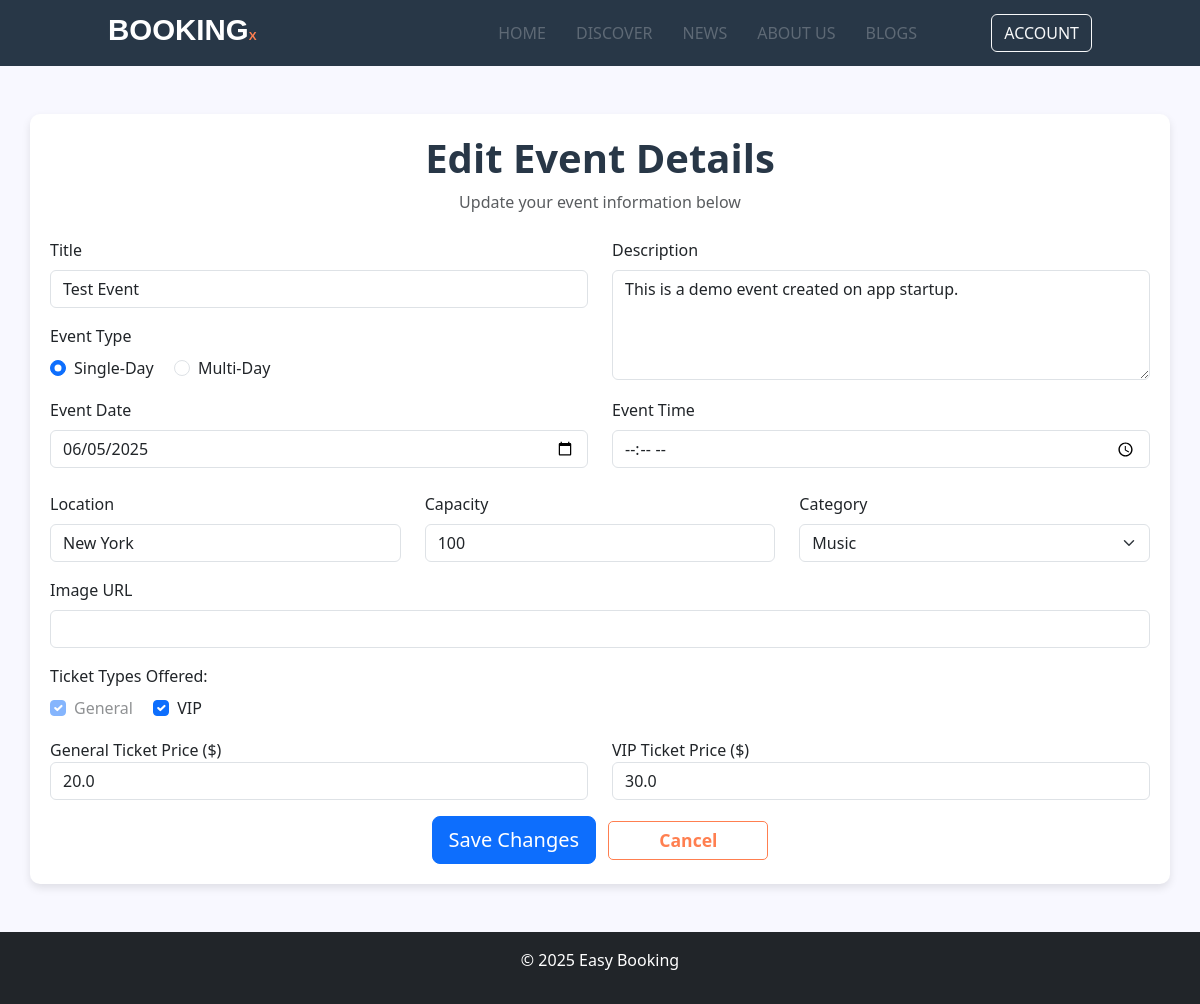
Screenshot of /edit_event/1 (signed in) with the database file from the repository.
### backend/models.py (models this page shows, shortened)
class Event(db.Model):
    __tablename__ = "event"
    id            = db.Column(db.Integer, primary_key=True)
    title         = db.Column(db.String(120), nullable=False)
    description   = db.Column(db.Text, nullable=False)
    location      = db.Column(db.String(100), nullable=False)
    date          = db.Column(db.String(50),  nullable=False)
    end_date      = db.Column(db.String(50),  nullable=True)
    time          = db.Column(db.String(20), nullable=True)
    end_time      = db.Column(db.String(20), nullable=True)
    event_type    = db.Column(db.String(20), nullable=False, default='single')  # 'single' or 'multi'
    guests_limit  = db.Column(db.Integer,     nullable=False)
    organizer_id  = db.Column(db.Integer,     db.ForeignKey("user.id"), nullable=False)
    general_price = db.Column(db.Float, nullable=False)
    vip_price = db.Column(db.Float, nullable=False)
    category      = db.Column(db.String(50), nullable=True)
    image_url     = db.Column(db.String(255), nullable=True)
    @property
    def capacity(self):
        return self.guests_limit
    bookings      = db.relationship("Booking",    backref="event",      lazy="dynamic")
    transactions  = db.relationship("Transaction", backref="event",      lazy="dynamic")

### backend/app.py (the view, shortened to what this page needs)
@app.route('/edit_event/<int:event_id>', methods=['GET','POST'])
@login_required
def edit_event(event_id):
    event = Event.query.get_or_404(event_id)
    if current_user.id != event.organizer_id:
        abort(403)
    return render_template('edit_event.html', event=event)

### backend/app.py (called while the page is built)
@login_manager.user_loader
def load_user(user_id):
    return User.query.get(int(user_id))

### backend/templates/edit_event.html (shortened to what this page needs)
<!DOCTYPE html>
<html lang="en">
<head>
    <link href="https://cdn.jsdelivr.net/npm/bootstrap@5.3.3/dist/css/bootstrap.min.css" rel="stylesheet">
    <link rel="stylesheet" href="https://cdnjs.cloudflare.com/ajax/libs/font-awesome/6.0.0/css/all.min.css">
    <link rel="stylesheet" href="{{ url_for('static', filename='css/style.css') }}">
    <link rel="stylesheet" href="{{ url_for('static', filename='css/index.css') }}">
</head>
<body>
    <nav class="navbar navbar-expand-lg padding_y">
        <div class="container-fluid">
            <a class="navbar-brand" href="{{ url_for('home') }}">
                <img src="{{ url_for('static', filename='img/logo-w.svg') }}" alt="LOGO" style="width:50%;">
            </a>
            <div class="collapse navbar-collapse" id="navbarNav">
                <ul class="navbar-nav mx-auto">
                    <li class="nav-item">
                        <a class="nav-link {% if request.endpoint=='home' %}active{% endif %}"
                           href="{{ url_for('home') }}">HOME</a>
                    </li>
                    <li class="nav-item">
                        <a class="nav-link {% if request.endpoint=='discover' %}active{% endif %}"
                           href="{{ url_for('discover') }}">DISCOVER</a>
                    </li>
                    <li class="nav-item">
                        <a class="nav-link {% if request.endpoint=='news' %}active{% endif %}"
                           href="{{ url_for('news') }}">NEWS</a>
                    </li>
                    <li class="nav-item">
                        <a class="nav-link {% if request.endpoint=='about' %}active{% endif %}"
                           href="{{ url_for('about') }}">ABOUT US</a>
                    </li>
                    <li class="nav-item">
                        <a class="nav-link {% if request.endpoint=='blogs' %}active{% endif %}"
                           href="{{ url_for('blogs') }}">BLOGS</a>
                    </li>
                </ul>
                <div>
                    {% if current_user.is_authenticated %}
                        <a class="btn btn-outline-light" href="{{ url_for('account') }}">ACCOUNT</a>
                    {% else %}
                        <button class="btn btn-light me-2" data-bs-toggle="modal" data-bs-target="#signInModal">SIGN IN</button>
                        <button class="btn btn-outline-light" data-bs-toggle="modal" data-bs-target="#signupModal">SIGN UP</button>
                    {% endif %}
                </div>
            </div>
        </div>
    </nav>
    <div class="container edit_event_form my-5">
        <div class="text-center mb-4">
            <h2>Edit Event Details</h2>
            <p class="text-muted">Update your event information below</p>
        </div>
        <form action="{{ url_for('edit_event', event_id=event.id) }}" method="post">
            <div class="row">
                <div class="col-md-6">
                    <div class="mb-3">
                        <label class="form-label">Title</label>
                        <input type="text" name="title" class="form-control" value="{{ event.title }}" required>
                    </div>
                    <div class="mb-3">
                        <label class="form-label d-block">Event Type</label>
                        <div class="form-check form-check-inline">
                            <input class="form-check-input" type="radio" name="event_type" id="eventTypeSingle"
                                   value="single" {% if event.event_type == 'single' or not event.event_type %}checked{% endif %}
                                   onclick="toggleDateTimeFields()">
                            <label class="form-check-label" for="eventTypeSingle">Single-Day</label>
                        </div>
                        <div class="form-check form-check-inline">
                            <input class="form-check-input" type="radio" name="event_type" id="eventTypeMulti"
                                   value="multi" {% if event.event_type == 'multi' %}checked{% endif %}
                                   onclick="toggleDateTimeFields()">
                            <label class="form-check-label" for="eventTypeMulti">Multi-Day</label>
                        </div>
                    </div>
                </div>
                <div class="col-md-6">
                    <div class="mb-3">
                        <label class="form-label">Description</label>
                        <textarea name="description" class="form-control" rows="4" required>{{ event.description }}</textarea>
                    </div>
                </div>
            </div>
            <div id="singleDayFields" class="row mb-3">
                <div class="col-md-6">
                    <label class="form-label">Event Date</label>
                    <input type="date" class="form-control" name="date_single"
                           value="{{ event.date if event.event_type == 'single' or not event.event_type else '' }}">
                </div>
                <div class="col-md-6">
                    <label class="form-label">Event Time</label>
                    <input type="time" class="form-control" name="time_single"
                           value="{{ event.time if event.event_type == 'single' or not event.event_type else '' }}">
                </div>
            </div>
            <div class="row mb-3 mt-4">
                <div class="col-md-4">
                    <label class="form-label">Location</label>
                    <input type="text" name="location" class="form-control" value="{{ event.location }}" required>
                </div>
                <div class="col-md-4">
                    <label class="form-label">Capacity</label>
                    <input type="number" name="capacity" class="form-control" value="{{ event.capacity }}" required>
                </div>
                <div class="col-md-4">
                    <label class="form-label">Category</label>
                    <select name="category" class="form-select" required>
                        {% for cat in ['Music','Tech','Food','Art','Entertainment','Other'] %}
                            <option value="{{ cat }}" {% if event.category==cat %}selected{% endif %}>{{ cat }}</option>
                        {% endfor %}
                    </select>
                </div>
            </div>
            <div class="row mb-3">
                <div class="col-md-12">
                    <label class="form-label">Image URL</label>
                    <input type="url" name="image_url" class="form-control" value="{{ event.image_url if event.image_url else '' }}">
                </div>
            </div>
            <div class="mb-3">
                <label class="form-label">Ticket Types Offered:</label><br>
                <div class="form-check form-check-inline">
                    <input class="form-check-input" type="checkbox" name="ticket_type" value="General" id="generalCheck" checked disabled>
                    <label class="form-check-label" for="generalCheck">General</label>
                </div>
                <div class="form-check form-check-inline">
                    <input class="form-check-input" type="checkbox" name="offer_vip" id="vipCheck"
                           {% if event.vip_price %}checked{% endif %} onchange="toggleVipPrice()">
                    <label class="form-check-label" for="vipCheck">VIP</label>
                </div>
            </div>
            <div class="row mb-3">
                <div class="col-md-6">
                    <label for="general_price">General Ticket Price ($)</label>
                    <input type="number" name="general_price" class="form-control" step="0.01"
                           value="{{ event.general_price if event.general_price else '' }}" required>
                </div>
                <div class="col-md-6" id="vipPriceGroup" style="{% if not event.vip_price %}display: none;{% endif %}">
                    <label for="vip_price">VIP Ticket Price ($)</label>
                    <input type="number" name="vip_price" class="form-control" step="0.01"
                           value="{{ event.vip_price if event.vip_price else '' }}">
                </div>
            </div>
            <div class="text-center">
                <button type="submit" class="btn btn-primary btn-lg me-2">Save Changes</button>
                <a href="{{ url_for('event_page', event_id=event.id) }}" class="btn btn-secondary btn-lg">Cancel</a>
            </div>
        </form>
    </div>
    <footer class="bg-dark text-white text-center py-3 padding_y">
        <p>&copy; 2025 Easy Booking</p>
    </footer>
</body>
</html>

### backend/static/css/style.css (style rules this page uses)
:root { --primary-color: #283747; --secondary-color: #FF7F50; --text-color: #ffffff; --background-color: #f2f4f4; --sec-text-color: #a1a1a1; }
body { width: 100vw; height: auto; overflow-y: scroll; padding: 0; margin: 0; background-color: ghostwhite; }
.padding_y { padding: 10px 8vw; }
footer, .navbar { background-color: var(--primary-color); color: var(--text-color) !important; }
.navbar .nav-link { color: rgba(255, 255, 255, 0.25); padding: 0 5px !important; margin: 0 10PX !important; }
h2 { color: var(--primary-color); font-weight: 700; font-size: 2.5rem; }
.btn-secondary { background-color: var(--text-color) !important; color: var(--secondary-color) !important; border: 1px solid var(--secondary-color) !important; border-radius: 5px !important; font-weight: 600 !important; font-size: 1.1rem !important; padding: 5px 50px !important; }

### backend/templates/edit_event.html (style rules this page uses)
.edit_event_form { background-color: #ffffff; padding: 20px; border-radius: 10px; box-shadow: 0 4px 8px rgba(0, 0, 0, 0.1); margin-top: 2vh; }

### rows the page displays
Event: title "Test Event", event_type "☑ Single-Day", event_type "☐ Multi-Day", description "This is a demo event created on app startup.", date_single "06/05/2025", location "New York", capacity "100", vip_price "☑", general_price "20.0", vip_price "30.0"

### other values shown
form field category "Music"
